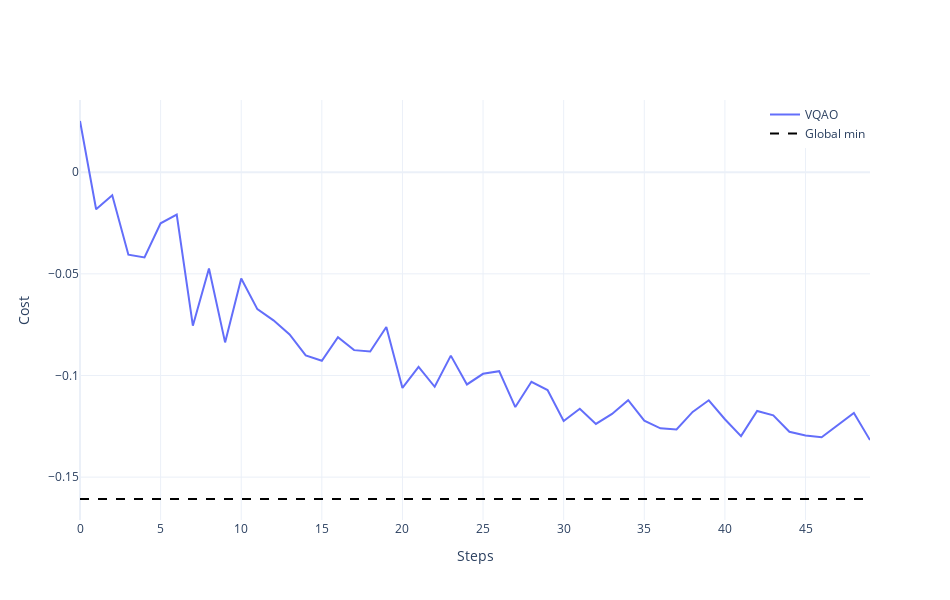

The cell this chart's notebook holds for it:
### Code cell
fig = go.Figure()
min = -0.16076947613422413

fig.add_trace(go.Scatter(
    x=df["iteration_number"],
    y=df["cost"], mode='lines',
    name='VQAO'))
fig.add_trace(go.Scatter(
    x=[df["iteration_number"].min(), df["iteration_number"].max()],
    y=[min, min],
    mode='lines',
    name='Global min',
    line=dict(dash='dash', color='black')
))
fig.update_layout(
    xaxis_title="Steps",
    yaxis_title="Cost",
    template="plotly_white",
    width=950,
    height=600
)
fig.update_layout(
    legend=dict(
        x=1,
        y=1,
        xanchor='right',
        yanchor='top'
    )
)
fig.show()

### Figure 1 — Plotly figure (JSON) as saved in the notebook; plotly's stock layout.template omitted (floating-point values rounded to 4 significant figures)
{"data": [{"mode": "lines", "name": "VQAO", "type": "scatter", "x": [0, 1, 2, 3, 4, 5, 6, 7, 8, 9, 10, 11, 12, 13, 14, 15, 16, 17, 18, 19, 20, 21, 22, 23, 24, 25, 26, 27, 28, 29, 30, 31, 32, 33, 34, 35, 36, 37, 38, 39, 40, 41, 42, 43, 44, 45, 46, 47, 48, 49], "y": [0.0252, -0.01824, -0.01131, -0.04057, -0.0419, -0.02512, -0.02088, -0.07551, -0.04739, -0.08373, -0.05225, -0.06734, -0.07288, -0.07978, -0.09011, -0.09273, -0.08116, -0.08754, -0.08817, -0.07617, -0.1061, -0.09582, -0.1056, -0.09023, -0.1044, -0.09918, -0.09787, -0.1155, -0.1031, -0.1072, -0.1224, -0.1164, -0.1239, -0.1189, -0.1122, -0.1222, -0.126, -0.1266, -0.1179, -0.1122, -0.1215, -0.1298, -0.1174, -0.1196, -0.1277, -0.1296, -0.1304, -0.1246, -0.1184, -0.1318]}, {"line": {"color": "black", "dash": "dash"}, "mode": "lines", "name": "Global min", "type": "scatter", "x": [0, 49], "y": [-0.1608, -0.1608]}], "layout": {"height": 600, "legend": {"x": 1, "xanchor": "right", "y": 1, "yanchor": "top"}, "width": 950, "xaxis": {"autorange": true, "range": [0, 49], "title": {"text": "Steps"}, "type": "linear"}, "yaxis": {"autorange": true, "range": [-0.1711, 0.03553], "title": {"text": "Cost"}, "type": "linear"}}}
